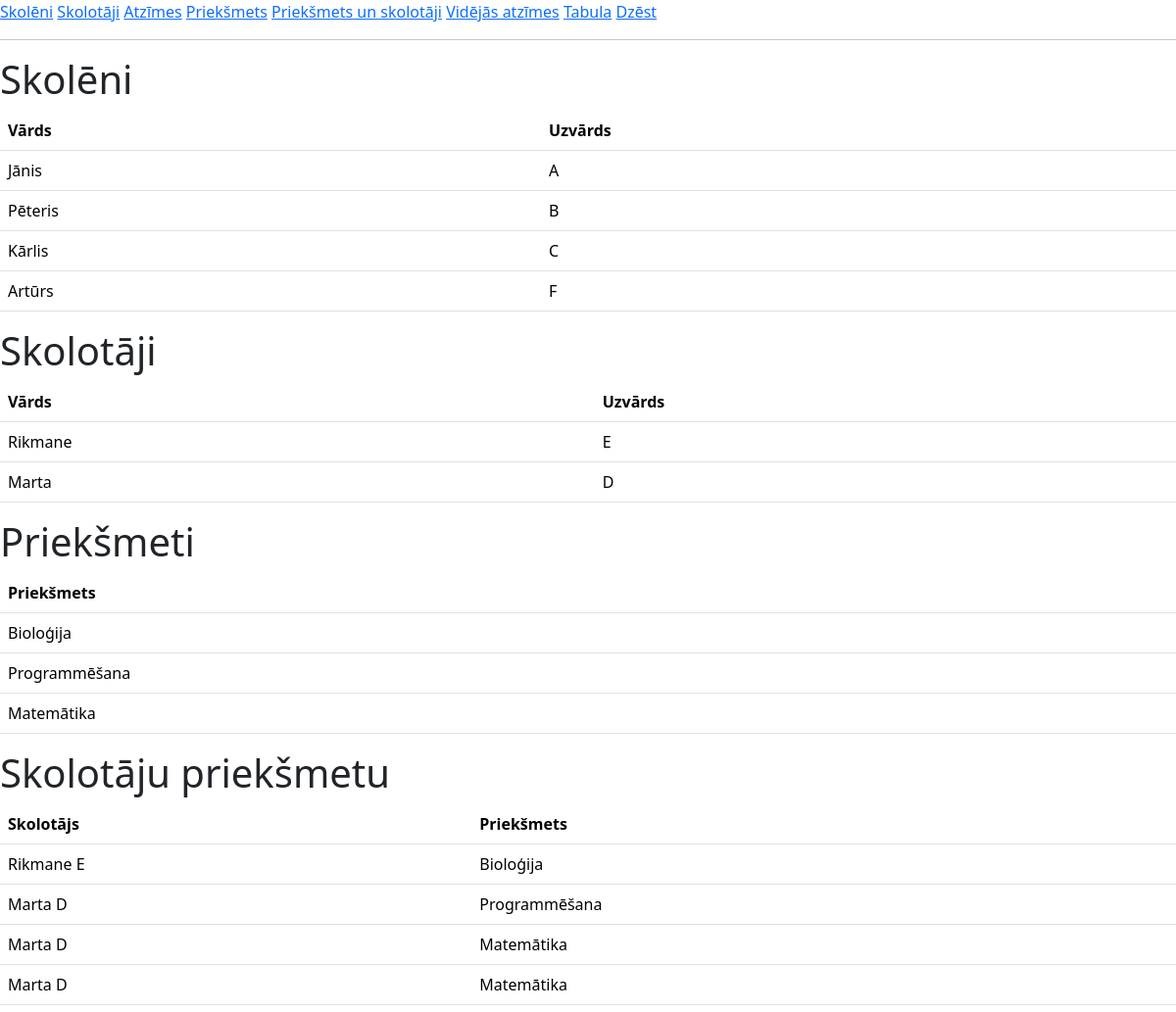
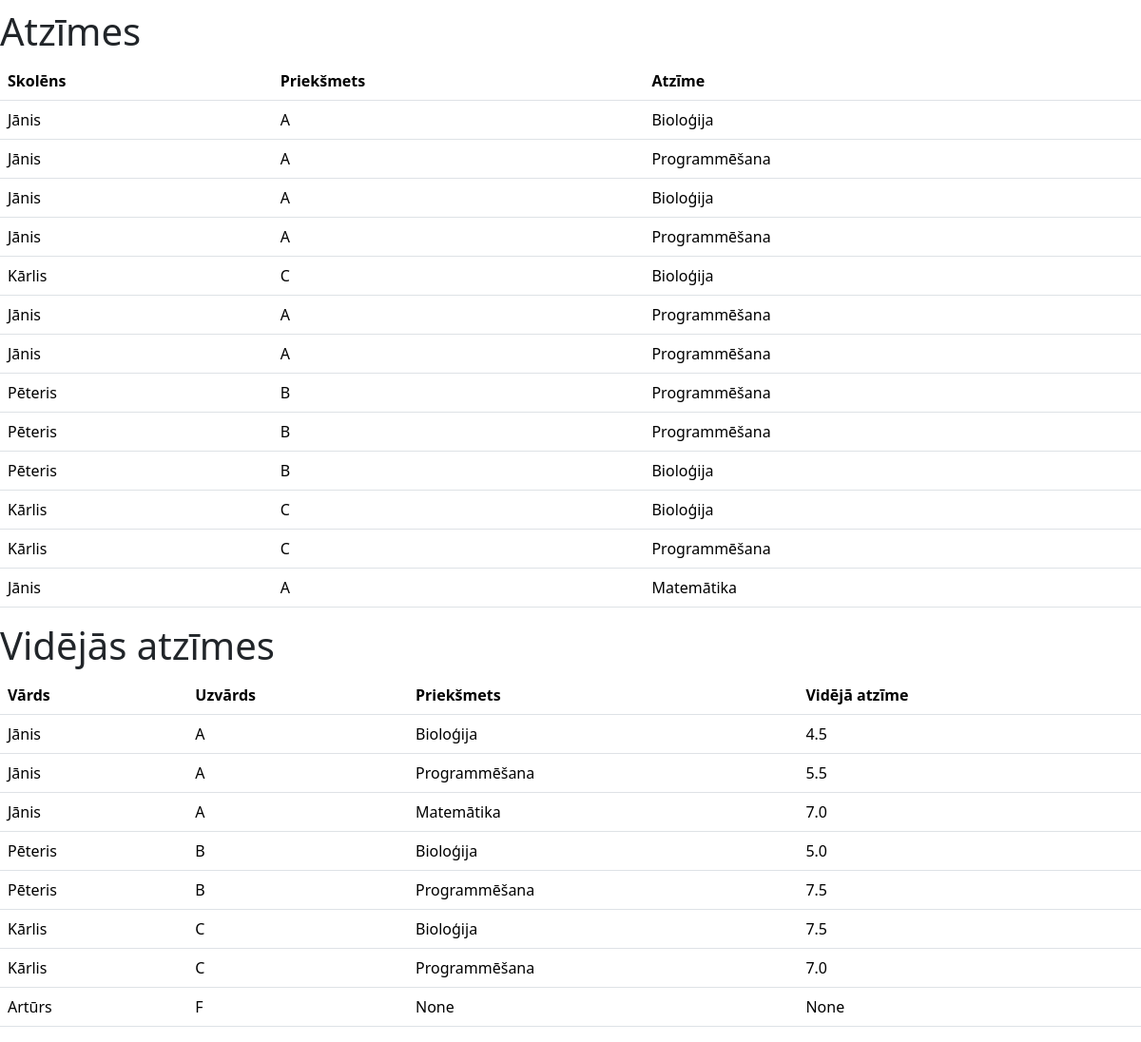
/tabula, run on the app's committed database (2 pictures, top to bottom).
### tables this page shows
CREATE TABLE skoleni(
        id INTEGER PRIMARY KEY AUTOINCREMENT,
        vards TEXT NOT NULL,
        uzvards TEXT NOT NULL
        );

CREATE TABLE skolotaju(
        id INTEGER PRIMARY KEY AUTOINCREMENT,
        vards TEXT NOT NULL,
        uzvards TEXT NOT NULL
        );

CREATE TABLE prieksmeti(
        id INTEGER PRIMARY KEY AUTOINCREMENT,
        subject TEXT NOT NULL
        );

CREATE TABLE atzime(
        id INTEGER PRIMARY KEY AUTOINCREMENT,
        vards_id INTEGER NOT NULL,
        subject_id INTEGER NOT NULL,
        grade INTEGER NOT NULL,
        FOREIGN KEY (vards_id) REFERENCES skoleni(id),
        FOREIGN KEY (subject_id) REFERENCES subject(id)
        );

### main.py (the view)
@app.route("/tabula", methods=["POST", "GET"])
def tabula():
    skolenu_db = iegut_skolenus()
    skolotaju_db = iegut_skolotaju()
    atzime_db = iegut_atzime()
    prieksmeti_db = iegut_prieksmeti()
    prieksmetiunskolotaji_db = iegut_prieksmetiunskolotaji()
    vidatzimes_db = iegut_videjas_atzimes()
    return render_template("tabula.html", atzime = atzime_db, skolotaju = skolotaju_db, skoleni = skolenu_db, prieksmeti = prieksmeti_db, prieksmetiunskolotaji = prieksmetiunskolotaji_db, vidatzimes = vidatzimes_db)

### dati.py (called while the page is built)
def iegut_skolenus():
    cur = conn.cursor()
    cur.execute(
        f"""
        SELECT vards, uzvards FROM skoleni
        """
    )
    conn.commit()
    dati = cur.fetchall()
    return dati

def iegut_skolotaju():
    cur = conn.cursor()
    cur.execute(
        f"""
        SELECT vards, uzvards FROM skolotaju
        """
    )
    conn.commit()
    dati = cur.fetchall()
    return dati

def iegut_atzime():
    cur = conn.cursor()
    cur.execute(
        f"""
        SELECT vards, uzvards, subject, grade
        FROM
        (atzime JOIN skoleni ON skoleni.id = atzime.vards_id)
        JOIN prieksmeti ON prieksmeti.id = atzime.subject_id
        """
    )
    conn.commit()
    dati = cur.fetchall()
    return dati

def iegut_prieksmeti():
    cur = conn.cursor()
    cur.execute(
        f"""
        SELECT subject FROM prieksmeti
        """
    )
    conn.commit()
    dati = cur.fetchall()
    return dati

def iegut_prieksmetiunskolotaji():
    cur = conn.cursor()
    cur.execute(
        f"""
        SELECT vards, uzvards, subject
        FROM
        (prieksmetiunskolotaji JOIN skolotaju ON skolotaju.id = prieksmetiunskolotaji.vards_id)
        JOIN prieksmeti ON prieksmeti.id = prieksmetiunskolotaji.subject_id
        """
    )
    conn.commit()
    dati = cur.fetchall()
    return dati

def iegut_videjas_atzimes(orderby="skoleni.uzvards"):
    cur = conn.cursor()
    cur.execute(
        f"""
        SELECT skoleni.vards, skoleni.uzvards, prieksmeti.subject, AVG(atzime.grade), skoleni.id
        FROM
        (skoleni LEFT JOIN atzime ON skoleni.id = atzime.vards_id)
        LEFT JOIN prieksmeti ON prieksmeti.id = atzime.subject_id
        GROUP BY skoleni.id, prieksmeti.id
        ORDER BY {orderby} ASC
        """
    )
    conn.commit()
    dati = cur.fetchall()
    return dati

### templates/tabula.html (shortened to what this page needs)
{% extends 'skoleni.html'%}
{% block saturs %}
<form>
  <h1>Skolēni</h1>
  <table class="table">
    <tr>
      <th>Vārds</th>
      <th>Uzvārds</th>
    </tr>
    {% for viens in skoleni %}
    <tr>
      <td>{{viens[0]}}</td>
      <td>{{viens[1]}}</td>
    </tr>
    {% endfor %}
  </table>
  <h1>Skolotāji</h1>
  <table class="table">
    <tr>
      <th>Vārds</th>
      <th>Uzvārds</th>
    </tr>
    {% for viens in skolotaju %}
        <tr>
          <td>{{viens[0]}}</td>
          <td>{{viens[1]}}</td>
        </tr>
    {% endfor %}
  </table>
  <h1>Priekšmeti</h1>
  <table class="table">
    <tr>
      <th>Priekšmets</th>
    </tr>
    {% for viens in prieksmeti %}
        <tr>
          <td>{{viens[0]}}</td>
        </tr>
    {% endfor %}
  </table>
  <h1>Skolotāju priekšmetu</h1>
  <table class="table">
    <tr>
      <th>Skolotājs</th>
      <th>Priekšmets</th>
    </tr>
    {% for viens in prieksmetiunskolotaji %}
        <tr>
          <td>{{viens[0]}} {{viens[1]}}</td>
          <td>{{viens[2]}}</td>
        </tr>
    {% endfor %}
  </table>
  <h1>Atzīmes</h1>
  <table class="table">
    <tr>
      <th>Skolēns</th>
      <th>Priekšmets</th>
      <th>Atzīme</th>
    </tr>
    {% for viens in atzime %}
        <tr>
          <td>{{viens[0]}}</td>
          <td>{{viens[1]}}</td>
          <td>{{viens[2]}}</td>
        </tr>
    {% endfor %}
  </table>
  <h1>Vidējās atzīmes</h1>
  <table class="table">
    <tr>
      <th>Vārds</th>
      <th>Uzvārds</th>
      <th>Priekšmets</th>
      <th>Vidējā atzīme</th>
    </tr>
    {% for viens in vidatzimes %}
        <tr>
          <td>{{viens[0]}}</td>
          <td>{{viens[1]}}</td>
          <td>{{viens[2]}}</td>
          <td>{{viens[3]}}</td>
        </tr>
    {% endfor %}
  </table>
</form>
{% endblock %}

### data on the page
skoleni: vards "Jānis", uzvards "A", subject "Bioloģija", viens "4.5", subject "Programmēšana", viens "5.5", subject "Matemātika", viens "7.0"
skoleni: vards "Pēteris", uzvards "B", subject "Bioloģija", viens "5.0", subject "Programmēšana", viens "7.5"
skoleni: vards "Kārlis", uzvards "C", subject "Bioloģija", viens "7.5", subject "Programmēšana", viens "7.0"
skoleni: vards "Artūrs", uzvards "F", viens "None"
skolotaju: vards "Rikmane", uzvards "E", subject "Bioloģija"
skolotaju: vards "Marta", uzvards "D", subject "Programmēšana", subject "Matemātika"
prieksmeti: subject "Bioloģija"
prieksmeti: subject "Programmēšana"
prieksmeti: subject "Matemātika"
atzime: vards "Jānis", uzvards "A", subject "Bioloģija"
atzime: vards "Jānis", uzvards "A", subject "Programmēšana"
atzime: vards "Jānis", uzvards "A", subject "Bioloģija"
atzime: vards "Jānis", uzvards "A", subject "Programmēšana"
atzime: vards "Kārlis", uzvards "C", subject "Bioloģija"
atzime: vards "Jānis", uzvards "A", subject "Programmēšana"
atzime: vards "Jānis", uzvards "A", subject "Programmēšana"
atzime: vards "Pēteris", uzvards "B", subject "Programmēšana"
atzime: vards "Pēteris", uzvards "B", subject "Programmēšana"
atzime: vards "Pēteris", uzvards "B", subject "Bioloģija"
atzime: vards "Kārlis", uzvards "C", subject "Bioloģija"
atzime: vards "Kārlis", uzvards "C", subject "Programmēšana"
atzime: vards "Jānis", uzvards "A", subject "Matemātika"
